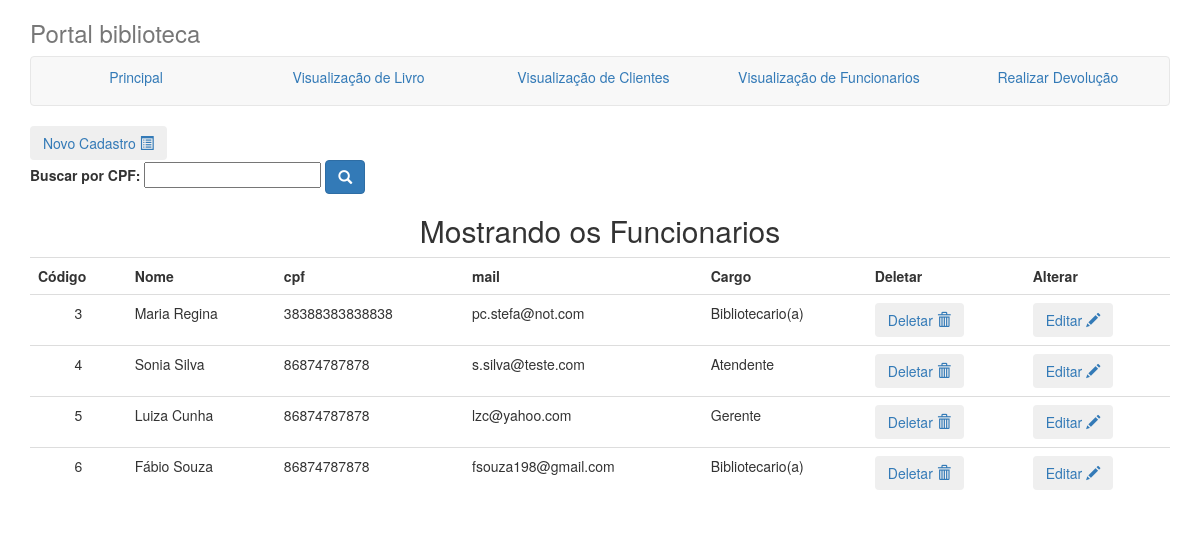
Before: /visualizacao/visualizacaoFuncionario.php with the older database file.
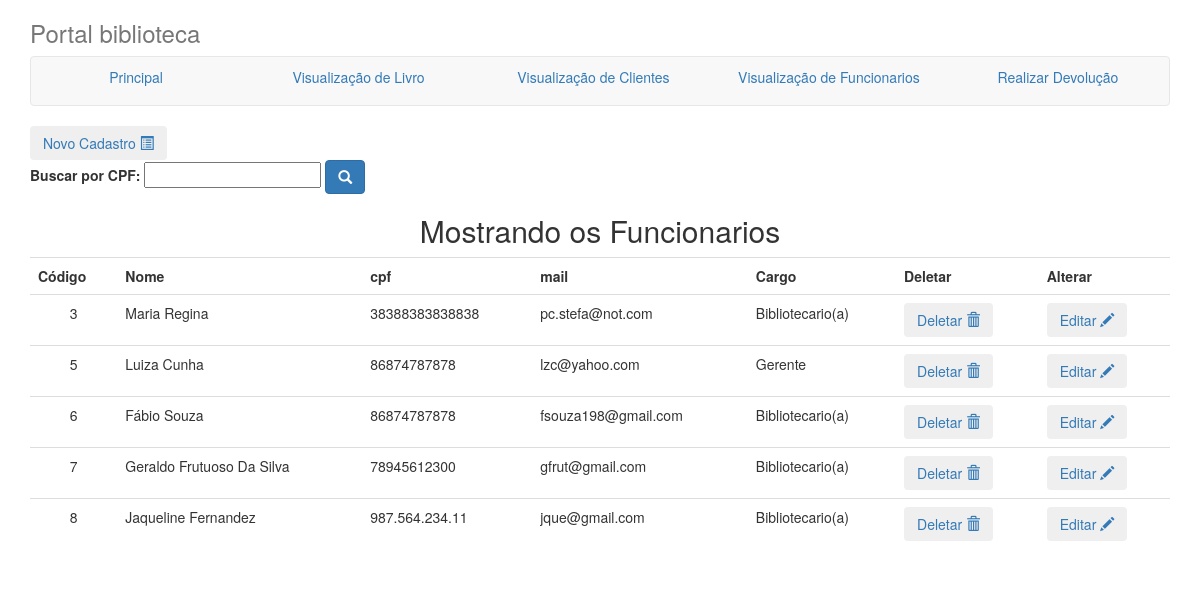
After: the same page with the newer database file.
### tables this page shows
CREATE TABLE IF NOT EXISTS `employee` (
  `name` varchar(100) NOT NULL,
  `phone` varchar(100) NOT NULL,
  `mail` varchar(100) NOT NULL,
  `cpf` varchar(100) NOT NULL,
  `address` varchar(100) NOT NULL,
  `id_position` int(11) NOT NULL,
  `id` bigint(20) unsigned NOT NULL AUTO_INCREMENT,
  UNIQUE KEY `id` (`id`)
);

CREATE TABLE IF NOT EXISTS `position` (
  `id` bigint(20) unsigned NOT NULL AUTO_INCREMENT,
  `name` varchar(100) NOT NULL,
  UNIQUE KEY `id` (`id`)
);

### visualizacao/visualizacaoFuncionario.php (the view, shortened to what this page needs)
<!doctype html>
<html>
<head>
<link rel="stylesheet" href="../css/bootstrap.css">
</head>
<body>
<div class="container">
      <div class="masthead">
        <h3 class="text-muted">Portal biblioteca</h3>
        <nav class="navbar navbar-default">
          <ul class="nav nav-justified">
         <li class="active"><a href="../index.php">Principal</a></li>
            <li><a href="visualizacaoLivro.php">Visualização de Livro</a></li>
            <li><a href="visualizacaoCliente.php">Visualização de Clientes</a></li>
            <li><a href="visualizacaoFuncionario.php">Visualização de Funcionarios</a></li>
			<li><a href="../cadastro/devolucao.php">Realizar Devolução</a></li>
          </ul>
        </nav>
      </div>
      <div>
		<a href="../cadastro/cadastroFuncionario.php"><button type="button"  class="btn">Novo Cadastro
		<span class="glyphicon glyphicon-list-alt" aria-hidden="true"></span>
		</button></a>
<form method="GET" action="../trafegoDados/buscaFuncionario.php">
	<label for="search">Buscar por CPF:</label>
	<input type="text" id="search" name="search" maxlength="255" />
	<button type="submit" class="btn btn-primary">
	<span class="glyphicon glyphicon-search"></span>
</button>
</form>
	  <?php
		$resultado=mysql_query("Select * from employee order by id") or die ("Não é possível consultar funcionarios.");
		print("<center><h2>Mostrando os Funcionarios</h2>");
		print("<table class='display table' width='90%'>");
		print("<tr><td><b>Código</td>");
		print("<td><b>Nome</td>");
		print("<td><b>cpf</td>");
		print("<td><b>mail</td>");
		print("<td><b>Cargo</td>");
		print("<td><b>Deletar</td><td><b>Alterar</td></tr>");
			while ($linha=mysql_fetch_array($resultado))  {
   $id=$linha["id"];
   $id_cargo=$linha["id_position"];
	$resultado2=mysql_query("Select * from position where id='$id_cargo'") or die ("Erro ao buscar cargo do funcionario");
		while($linha2=mysql_fetch_array($resultado2))
		$positionName=$linha2["name"];
   $name=$linha["name"];
   $cpf=$linha["cpf"];
   $mail=$linha["mail"];
   print("<tr><td align='center'>$id</td>");
   print("<td>$name</td>");
   print("<td>$cpf</td>");
   print("<td>$mail</td>");
   print("<td>$positionName</td>");
    print("<td><a href='../trafegoDados/deletaFuncionario.php?cod=$id '><button type='button'  class='btn'>Deletar
										<span class='glyphicon glyphicon-trash' aria-hidden='true'></span> </button></a>");
	print("<td><a href='../trafegoDados/alteraFuncionario.php?cod=$id '><button type='button'  class='btn'>Editar
										<span class='glyphicon glyphicon-pencil' aria-hidden='true'></span> </button></a>");    }
   print("</table></center>");
?>
	  </div>
    </div>
</body>
</html>

Changed rows visible on the page:
removed employee: id "4", name "Sonia Silva", cpf "86874787878", mail "s.silva@teste.com", id_position.name "Atendente"
added employee: id "7", name "Geraldo Frutuoso Da Silva", cpf "78945612300", mail "gfrut@gmail.com", id_position.name "Bibliotecario(a)"
added employee: id "8", name "Jaqueline Fernandez", cpf "987.564.234.11", mail "jque@gmail.com", id_position.name "Bibliotecario(a)"
